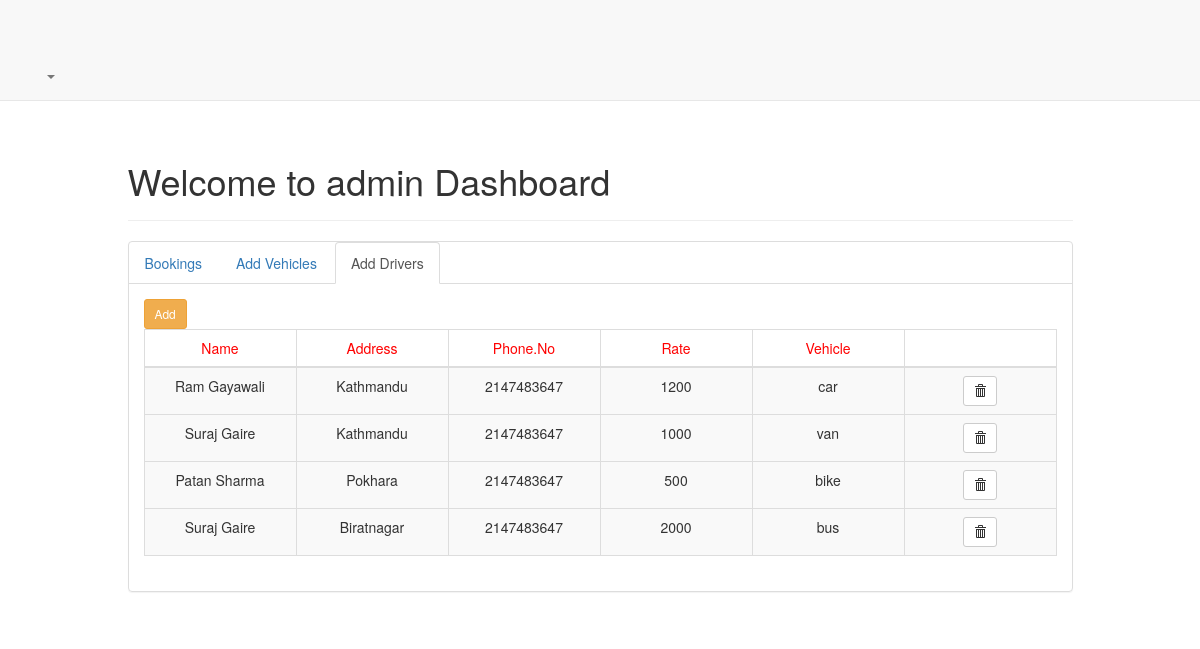
Page /admin/adddrivers.php (signed in) on the committed database.
### tables this page shows
CREATE TABLE `driver` (
  `id` int(11) NOT NULL,
  `name` varchar(255) NOT NULL,
  `address` varchar(255) NOT NULL,
  `pno` int(11) NOT NULL,
  `v_type` varchar(255) NOT NULL,
  `d_rate` float NOT NULL
);

### admin/adddrivers.php (the view, shortened to what this page needs)
<!DOCTYPE html>
<html>
    <head>
        <link rel="stylesheet" href="../css/bootstrap.min.css" type="text/css">
    </head>
    <body id="app-layouts">
        <nav class="navbar navbar-default navbar-static-top">
            <div class="container">
                <div class="navbar-header">
                    <a class="navbar-brand" href="dashboard.php">
                    </a>
                    <div class="collapse navbar-collapse" id="app-navbar-collapse">
                        <ul class="nav navbar-nav navbar-right">
                            <li class="dropdown">
                                <a href="#" class="dropdown-toggle" data-toggle="dropdown" role="button" aria-expanded="false">
                                    ?> <span class="caret"></span>
                                </a>
                            </li>
                        </ul>
                    </div>
                </div>
            </div>
        </nav>
        <div class="container">
            <div class="row">
                <div class="col-lg-10 col-lg-offset-1">
                    <div class="page-header">
                        <h1>Welcome to admin Dashboard</h1>
                    </div>
                    <div class="panel panel-default">
                        <ul class="nav nav-tabs" role="tablist">
                            <li class="" ><a href="dashboard.php">Bookings</a></li>
                            <li class="" ><a href="addvehicle.php">Add Vehicles</a></li>
                             <li class="active" ><a href="adddrivers.php">Add Drivers</a></li>
                        </ul>
                        <div class="tab-content">
                            <div role="tabpanel" class="tab-pane active" id="">
                                <div class="panel-body">
                                    <a href="service_add.php" class="btn btn-sm btn-warning" title="Add">Add</a>
                                    <table class="table table-striped table-bordered">
                                        <thead>
                                        <td class="text-center" width="14%" style="color:red">Name</td>
                                      <td class="text-center" width="14%>Address</td>
                                        <td class="text-center" width="14%" style="color:red">Address</td>
                                        <td class="text-center" width="14%" style="color:red">Phone.No</td>
                                         <td class="text-center" width="14%" style="color:red">Rate</td>
                                          <td class="text-center" width="14%" style="color:red">Vehicle</td>
                                        <td class="text-center" width="14%" style="color:red"> </td>
                                        </thead>
                                        <tbody>
                                            <?php
                                            require_once 'connection.php';
                                            $sql = "SELECT * FROM driver";
                                            $query = $conn->query($sql);
                                            if ($query->num_rows > 0) {
                                                while ($result = mysqli_fetch_array($query)) {
                                                    ?>
                                            <tr>
                                            <td class="text-center">
                                                    <?php echo $result['name']; ?>
                                                </td>
                                                <td class="text-center">
                                                    <?php echo $result['address']; ?>
                                                </td>
                                                 <td class="text-center">
                                                    <?php echo $result['pno']; ?>
                                                </td>
                                                 <td class="text-center">
                                                    <?php echo $result['d_rate']; ?>
                                                </td>
                                                <td class="text-center">
                                                    <?php echo $result['v_type']; ?>
                                                </td>
                                                <td class="text-center">
                                                  <a href="service_delete.php?id=<?php echo $result['id'];?>" class="btn btn-sm btn-default" title="Delete" onclick="return confirm('Confirm delete?')"><i class="glyphicon glyphicon-trash"></i></a>
                                                </td>
                                            <tr>
                                                <?php }
                                           } ?>
                                        </tbody>
                                    </table>
                                </div>
                            </div>
                        </div>
                    </div>
                </div>
            </div>
        </div>
    </body>
</html>

### rows in the picture
driver: name "Ram Gayawali", address "Kathmandu", pno "2147483647", d_rate "1200", v_type "car"
driver: name "Suraj Gaire", address "Kathmandu", pno "2147483647", d_rate "1000", v_type "van"
driver: name "Patan Sharma", address "Pokhara", pno "2147483647", d_rate "500", v_type "bike"
driver: name "Suraj Gaire", address "Biratnagar", pno "2147483647", d_rate "2000", v_type "bus"
